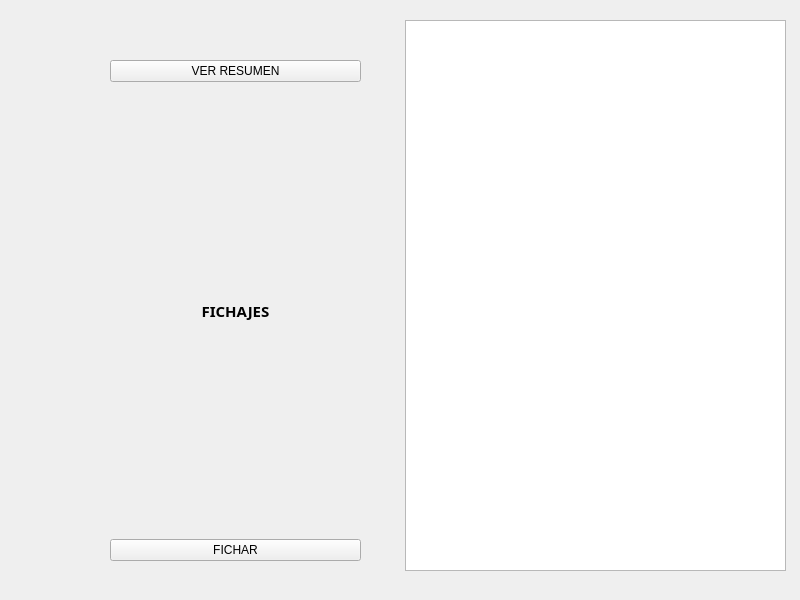
<?xml version="1.0" encoding="UTF-8"?>
<ui version="4.0">
 <class>MainWindow</class>
 <widget class="QMainWindow" name="MainWindow">
  <property name="geometry">
   <rect>
    <x>0</x>
    <y>0</y>
    <width>800</width>
    <height>600</height>
   </rect>
  </property>
  <property name="windowTitle">
   <string>MainWindow</string>
  </property>
  <widget class="QWidget" name="centralwidget">
   <widget class="QListView" name="vistaNotificacion">
    <property name="geometry">
     <rect>
      <x>405</x>
      <y>20</y>
      <width>381</width>
      <height>551</height>
     </rect>
    </property>
   </widget>
   <widget class="QWidget" name="">
    <property name="geometry">
     <rect>
      <x>110</x>
      <y>60</y>
      <width>251</width>
      <height>501</height>
     </rect>
    </property>
    <layout class="QVBoxLayout" name="verticalLayout">
     <item>
      <layout class="QVBoxLayout" name="layoutFichajes">
       <item>
        <widget class="QPushButton" name="btnResumen">
         <property name="text">
          <string>VER RESUMEN</string>
         </property>
        </widget>
       </item>
       <item>
        <widget class="QLabel" name="label1">
         <property name="font">
          <font>
           <family>Magneto</family>
           <pointsize>11</pointsize>
           <weight>75</weight>
           <bold>true</bold>
          </font>
         </property>
         <property name="text">
          <string>FICHAJES</string>
         </property>
         <property name="textFormat">
          <enum>Qt::PlainText</enum>
         </property>
         <property name="alignment">
          <set>Qt::AlignCenter</set>
         </property>
        </widget>
       </item>
      </layout>
     </item>
     <item>
      <widget class="QPushButton" name="BtnFichar">
       <property name="text">
        <string>FICHAR</string>
       </property>
      </widget>
     </item>
    </layout>
   </widget>
  </widget>
 </widget>
 <resources/>
 <connections/>
</ui>
